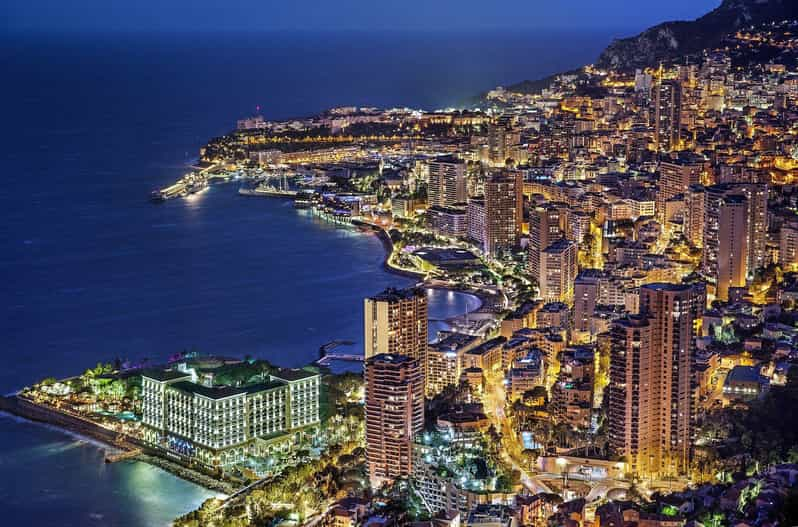
#> input picture slicing/monaco.jpg, 798 x 527 px
$ python zad8.py
#> lines starting #> are read from the running program, lines starting #| are printed output that depends on the picture
import cv2 as cv

image = cv.imread('monaco.jpg')
#> image is the input picture: shape (527, 798, 3); mean B, G, R 91.1, 75, 76

(h, w) = image.shape[:2]
#> h = 527; w = 798
startX = 0
while startX + 100 < w:
    startX += 10
    roi = image[0:h, startX:startX+100]
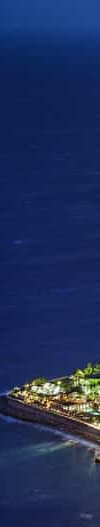
#> roi: shape (527, 100, 3); mean B, G, R 91.2, 47.1, 30
    cv.imshow("Camera", roi)
    cv.waitKey()

cv.waitKey(0)
cv.destroyAllWindows()
